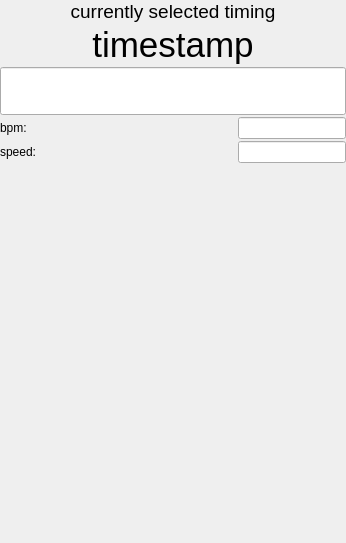
<?xml version="1.0" encoding="UTF-8"?>
<ui version="4.0">
 <class>TimingInfoui</class>
 <widget class="QWidget" name="TimingInfoui">
  <property name="geometry">
   <rect>
    <x>0</x>
    <y>0</y>
    <width>346</width>
    <height>543</height>
   </rect>
  </property>
  <property name="windowTitle">
   <string notr="true">Form</string>
  </property>
  <layout class="QVBoxLayout" name="verticalLayout_2">
   <property name="spacing">
    <number>2</number>
   </property>
   <property name="leftMargin">
    <number>0</number>
   </property>
   <property name="topMargin">
    <number>0</number>
   </property>
   <property name="rightMargin">
    <number>0</number>
   </property>
   <property name="bottomMargin">
    <number>0</number>
   </property>
   <item>
    <widget class="QLabel" name="title_label">
     <property name="font">
      <font>
       <pointsize>14</pointsize>
      </font>
     </property>
     <property name="text">
      <string>currently selected timing</string>
     </property>
     <property name="alignment">
      <set>Qt::AlignmentFlag::AlignCenter</set>
     </property>
    </widget>
   </item>
   <item>
    <widget class="QLabel" name="timestamp_label">
     <property name="font">
      <font>
       <pointsize>26</pointsize>
      </font>
     </property>
     <property name="text">
      <string>timestamp</string>
     </property>
     <property name="alignment">
      <set>Qt::AlignmentFlag::AlignCenter</set>
     </property>
    </widget>
   </item>
   <item>
    <widget class="QLineEdit" name="timestamp_edit">
     <property name="font">
      <font>
       <pointsize>26</pointsize>
      </font>
     </property>
     <property name="alignment">
      <set>Qt::AlignmentFlag::AlignCenter</set>
     </property>
    </widget>
   </item>
   <item>
    <widget class="QWidget" name="data_edit_container" native="true">
     <layout class="QVBoxLayout" name="verticalLayout">
      <property name="spacing">
       <number>2</number>
      </property>
      <property name="leftMargin">
       <number>0</number>
      </property>
      <property name="topMargin">
       <number>0</number>
      </property>
      <property name="rightMargin">
       <number>0</number>
      </property>
      <property name="bottomMargin">
       <number>0</number>
      </property>
      <item>
       <widget class="QWidget" name="bpm_edit_container" native="true">
        <layout class="QHBoxLayout" name="horizontalLayout" stretch="0,1,0">
         <property name="spacing">
          <number>0</number>
         </property>
         <property name="leftMargin">
          <number>0</number>
         </property>
         <property name="topMargin">
          <number>0</number>
         </property>
         <property name="rightMargin">
          <number>0</number>
         </property>
         <property name="bottomMargin">
          <number>0</number>
         </property>
         <item>
          <widget class="QLabel" name="bpm_label">
           <property name="text">
            <string>bpm:</string>
           </property>
          </widget>
         </item>
         <item>
          <spacer name="horizontalSpacer">
           <property name="orientation">
            <enum>Qt::Orientation::Horizontal</enum>
           </property>
           <property name="sizeHint" stdset="0">
            <size>
             <width>40</width>
             <height>20</height>
            </size>
           </property>
          </spacer>
         </item>
         <item>
          <widget class="QLineEdit" name="bpm_value_lineEdit">
           <property name="alignment">
            <set>Qt::AlignmentFlag::AlignRight|Qt::AlignmentFlag::AlignTrailing|Qt::AlignmentFlag::AlignVCenter</set>
           </property>
          </widget>
         </item>
        </layout>
       </widget>
      </item>
      <item>
       <widget class="QWidget" name="speed_edit_container" native="true">
        <layout class="QHBoxLayout" name="horizontalLayout_2" stretch="0,1,0">
         <property name="leftMargin">
          <number>0</number>
         </property>
         <property name="topMargin">
          <number>0</number>
         </property>
         <property name="rightMargin">
          <number>0</number>
         </property>
         <property name="bottomMargin">
          <number>0</number>
         </property>
         <item>
          <widget class="QLabel" name="speed_label">
           <property name="text">
            <string>speed:</string>
           </property>
          </widget>
         </item>
         <item>
          <spacer name="horizontalSpacer_2">
           <property name="orientation">
            <enum>Qt::Orientation::Horizontal</enum>
           </property>
           <property name="sizeHint" stdset="0">
            <size>
             <width>40</width>
             <height>20</height>
            </size>
           </property>
          </spacer>
         </item>
         <item>
          <widget class="QLineEdit" name="speed_value_lineEdit">
           <property name="alignment">
            <set>Qt::AlignmentFlag::AlignRight|Qt::AlignmentFlag::AlignTrailing|Qt::AlignmentFlag::AlignVCenter</set>
           </property>
          </widget>
         </item>
        </layout>
       </widget>
      </item>
     </layout>
    </widget>
   </item>
   <item>
    <spacer name="verticalSpacer">
     <property name="orientation">
      <enum>Qt::Orientation::Vertical</enum>
     </property>
     <property name="sizeHint" stdset="0">
      <size>
       <width>20</width>
       <height>40</height>
      </size>
     </property>
    </spacer>
   </item>
  </layout>
 </widget>
 <resources/>
 <connections/>
</ui>
